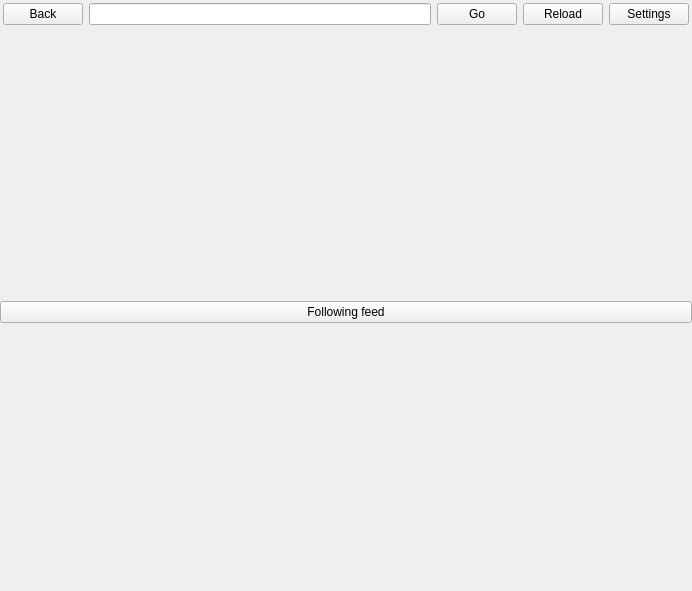
<?xml version="1.0" encoding="UTF-8"?>
<ui version="4.0">
 <class>LyBerry</class>
 <widget class="QMainWindow" name="LyBerry">
  <property name="geometry">
   <rect>
    <x>0</x>
    <y>0</y>
    <width>692</width>
    <height>591</height>
   </rect>
  </property>
  <property name="windowTitle">
   <string>LyBerry</string>
  </property>
  <widget class="QWidget" name="centralwidget">
   <layout class="QVBoxLayout" name="verticalLayout">
    <property name="leftMargin">
     <number>0</number>
    </property>
    <property name="topMargin">
     <number>0</number>
    </property>
    <property name="rightMargin">
     <number>0</number>
    </property>
    <property name="bottomMargin">
     <number>0</number>
    </property>
    <item>
     <layout class="QHBoxLayout" name="horizontalLayout">
      <property name="sizeConstraint">
       <enum>QLayout::SetMinimumSize</enum>
      </property>
      <property name="leftMargin">
       <number>3</number>
      </property>
      <property name="topMargin">
       <number>3</number>
      </property>
      <property name="rightMargin">
       <number>3</number>
      </property>
      <property name="bottomMargin">
       <number>3</number>
      </property>
      <item>
       <widget class="QPushButton" name="back_button">
        <property name="cursor">
         <cursorShape>PointingHandCursor</cursorShape>
        </property>
        <property name="text">
         <string>Back</string>
        </property>
       </widget>
      </item>
      <item>
       <widget class="QLineEdit" name="url_line_edit"/>
      </item>
      <item>
       <widget class="QPushButton" name="go_button">
        <property name="cursor">
         <cursorShape>PointingHandCursor</cursorShape>
        </property>
        <property name="text">
         <string>Go</string>
        </property>
       </widget>
      </item>
      <item>
       <widget class="QPushButton" name="reload_button">
        <property name="cursor">
         <cursorShape>PointingHandCursor</cursorShape>
        </property>
        <property name="text">
         <string>Reload</string>
        </property>
       </widget>
      </item>
      <item>
       <widget class="QPushButton" name="settings_button">
        <property name="sizePolicy">
         <sizepolicy hsizetype="Minimum" vsizetype="Preferred">
          <horstretch>0</horstretch>
          <verstretch>0</verstretch>
         </sizepolicy>
        </property>
        <property name="cursor">
         <cursorShape>PointingHandCursor</cursorShape>
        </property>
        <property name="text">
         <string>Settings</string>
        </property>
       </widget>
      </item>
     </layout>
    </item>
    <item>
     <widget class="QStackedWidget" name="stackedWidget">
      <widget class="QWidget" name="start_page">
       <layout class="QHBoxLayout" name="horizontalLayout_3">
        <property name="leftMargin">
         <number>0</number>
        </property>
        <property name="topMargin">
         <number>0</number>
        </property>
        <property name="rightMargin">
         <number>0</number>
        </property>
        <property name="bottomMargin">
         <number>0</number>
        </property>
        <item>
         <layout class="QVBoxLayout" name="verticalLayout_3">
          <property name="sizeConstraint">
           <enum>QLayout::SetDefaultConstraint</enum>
          </property>
          <item>
           <widget class="QPushButton" name="following_button">
            <property name="cursor">
             <cursorShape>PointingHandCursor</cursorShape>
            </property>
            <property name="text">
             <string>Following feed</string>
            </property>
           </widget>
          </item>
         </layout>
        </item>
       </layout>
      </widget>
     </widget>
    </item>
   </layout>
  </widget>
  <widget class="QMenuBar" name="menubar">
   <property name="geometry">
    <rect>
     <x>0</x>
     <y>0</y>
     <width>692</width>
     <height>26</height>
    </rect>
   </property>
  </widget>
 </widget>
 <resources/>
 <connections/>
</ui>
